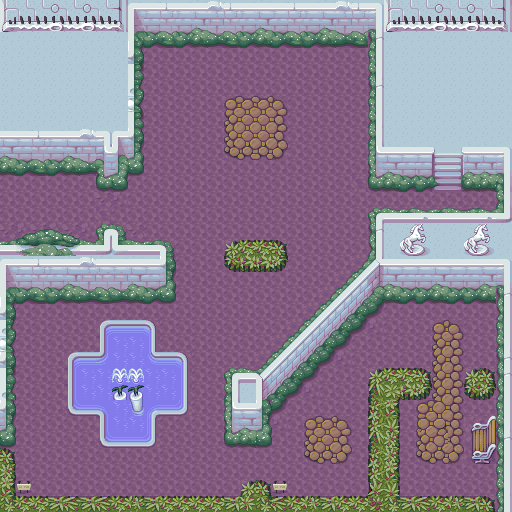

Rendered tile map (Tiled .tmx) drawn with the repository's tilesets; below, a short description and the map source with its tile grids summarised:
An orthogonal 32x32 tile map with 16x16 px tiles, 1 tile layer (background), 6 hidden layers not drawn, 2 tilesets.

<map version="1.0" orientation="orthogonal" width="32" height="32" tilewidth="16" tileheight="16">
 <tileset firstgid="1" name="garden_background" tilewidth="16" tileheight="16">
  <image source="garden_background.png" width="128" height="512" />
 </tileset>
 <tileset firstgid="257" name="garden_overlay" tilewidth="16" tileheight="16">
  <image source="garden_overlay.png" width="128" height="64" />
 </tileset>
 <layer name="background" width="32" height="32">
  <data>[1024 cells, 1024 non-empty, 141 distinct tile ids]</data>
 </layer>
 <layer name="_background" width="32" height="32" visible="0">
  <data>[1024 cells, 503 non-empty, 131 distinct tile ids]</data>
 </layer>
 <layer name="Tile Layer 2" width="32" height="32" visible="0">
  <data>[1024 cells, 150 non-empty, 24 distinct tile ids]</data>
 </layer>
 <layer name="Tile Layer 3" width="32" height="32" visible="0">
  <data>[1024 cells, 192 non-empty, 55 distinct tile ids]</data>
 </layer>
 <layer name="Tile Layer 4" width="32" height="32" visible="0">
  <data>[1024 cells, 162 non-empty, 68 distinct tile ids]</data>
 </layer>
 <layer name="Tile Layer 5" width="32" height="32" visible="0">
  <data>[1024 cells, 246 non-empty, 55 distinct tile ids]</data>
 </layer>
 <objectgroup name="triggers" width="32" height="32" visible="0" />
 <layer name="grid" width="32" height="32" visible="0" opacity="0.62">
  <data>[1024 cells, 512 non-empty, 1 distinct tile ids]</data>
 </layer>
</map>
